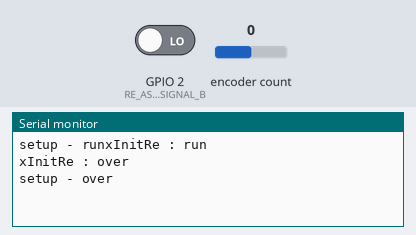
The program below on a simulated ESP32. Parts: the last lines printed to the serial monitor. Inputs (shaded band) come from the test bench; at power-on: encoder count 0, GPIO 2 (RE_ASGN_SIGNAL_B) LOW.

Above: at 1.3 s.
1.4 s: encoder count set to 1
At 2.6 s:
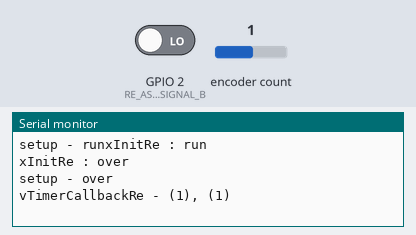
2.9 s: encoder count set to 2
At 4.0 s:
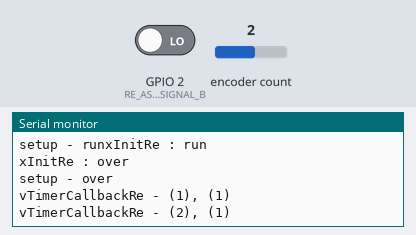

The program:

main.cpp
```cpp
#include <Arduino.h>
#include "ApiRe.h"

void setup() {
	// put your setup code here, to run once:
	Serial.begin(115200);
	delay(100);
	Serial.printf("%s - run",__func__);

	ErType_t xErType;

	xErType = xInitRe();
	if( ER_OK != xErType )
	{
		Serial.printf("%s - error - %d\n",__func__ ,xErType);
	}
	Serial.printf("%s - over\n",__func__);
}

void loop() {
	// put your main code here, to run repeatedly:
}
```

ApiRe.cpp
```cpp
/**
 * @file ApiRe.c
 * @brief ロータリーエンコーダ管理
 */

#include "ApiRe.h"
#include <RotaryEncoder.h>
// #include "CtlTaskRe.h"

/// @cond
#define _API_RE_C_
/// @endcond

/* DECLARATIONS ***************************************************************/
#define DEBUG_API_RE			(0)			//0:release, 1:debug
#define RE_CHECK_TIME			(50)		//ロータリーエンコーダチェック間隔:50msec

/* VARIABLES ******************************************************************/
static RotaryEncoder s_xRotaryEncoder(RE_ASGN_SIGNAL_A, RE_ASGN_SIGNAL_B);
static int32_t s_slBakRePosition;
static TimerHandle_t s_xTimerRe = NULL;

/* PRIVATE PROTOTYPES *********************************************************/
static void IRAM_ATTR vIsrCallbackRe();
static void vTimerCallbackRe( TimerHandle_t xTimer);

/* TABLES ***************************************************************/

/**
 * @brief ロータリーエンコーダ処理初期化関数
 */
ErType_t xInitRe(void)
{
	Serial.printf("%s : run\n",__func__);

	// 管理データの初期化
	s_slBakRePosition = 0;

	// 割り込み関連の設定
	attachInterrupt(digitalPinToInterrupt(RE_ASGN_SIGNAL_A), vIsrCallbackRe, CHANGE);
	attachInterrupt(digitalPinToInterrupt(RE_ASGN_SIGNAL_B), vIsrCallbackRe, CHANGE);

	//               [0],[1],[2],[3],[4],[5], [6], [7],
	char cName[8] = {'T','m','r','R','e',0x00,0x00,0x00};

	s_xTimerRe = xTimerCreate
					(	cName,						//text name
						RE_CHECK_TIME,				//timer period
						pdTRUE,						//auto-reload
						( void * ) 0,				//number of times
						vTimerCallbackRe				//callback
					);
	if( NULL == s_xTimerRe )
	{
		Serial.printf("%s : error - xTimerCreate\n",__func__);
		return ER_FAIL;
	}

	if( pdTRUE != xTimerReset(	s_xTimerRe, RE_CHECK_TIME) )
	{
		Serial.printf("%s : error - xTimerReset\n",__func__);
		return ER_FAIL;
	}

	Serial.printf("%s : over\n",__func__);
	return ER_OK;
}

/**
 * @brief ロータリーエンコーダのタイマーコールバック関数
 */
static void vTimerCallbackRe( TimerHandle_t xTimer)
{
	static int32_t pos;
	#if DEBUG_API_RE
	Serial.printf("%s - run\n",__func__);
	#endif

	pos = s_xRotaryEncoder.getPosition();
	if( pos != s_slBakRePosition )
	{
		Serial.printf("%s - (%d), (%d)\n",__func__ ,pos ,(pos - s_slBakRePosition));
		s_slBakRePosition = pos;
	}

	#if DEBUG_API_RE
	Serial.printf("%s - over\n",__func__);
	#endif

	return;
}

/**
 * @brief ロータリーエンコーダ割り込み処理
 */
static void IRAM_ATTR vIsrCallbackRe()
{
	s_xRotaryEncoder.tick(); // just call tick() to check the state.
}

#undef _API_RE_C_
```

ApiRe.h
```cpp
/**
 * @file ApiRe.h
 * @brief ロータリーエンコーダ管理
 */

#ifndef _API_RE_H_
#define _API_RE_H_

/* INCLUDES *******************************************************************/
#include "System.h"
#include "System_Re.h"

/******************************************************************************/
#ifdef	__cplusplus
extern "C" {
#endif

///	@cond
#ifdef _API_RE_C_
#define EXTERN
#else
#define EXTERN extern
#endif
///	@endcond

/* DECLARATIONS ***************************************************************/

/* VARIABLES ******************************************************************/

/* PROTOTYPES *****************************************************************/
EXTERN ErType_t xInitRe( void);

/******************************************************************************/
#undef EXTERN

#ifdef	__cplusplus
	}
#endif
#endif	/* _API_RE_H_ */
```

System.h
```cpp
/**
 * @file System.h
 * @brief システムヘッダ
 */

#ifndef _SYSTEM_H_
#define _SYSTEM_H_

#if CONFIG_FREERTOS_UNICORE
#define ARDUINO_RUNNING_CORE 0
#else
#define ARDUINO_RUNNING_CORE 1
#endif

#include "Arduino.h"

/* DECLARATIONS ***************************************************************/

/* DECLARATIONS - typedef *****************************************************/
typedef unsigned char	uc;
typedef unsigned short	us;
typedef unsigned long	ul;
typedef signed char		sc;
typedef signed short	ss;
typedef signed long		sl;


/* DECLARATIONS - enum ********************************************************/

/**
 * @enum ErType_t
 * @brief エラータイプ
 * @note -
 */
typedef enum
{
	ER_OK     = (0x00000000),	///< OK
	ER_FAIL   = (0x00000001),	///< FAIL
	ER_PARAM  = (0x00000002),	///< PARAM
	ER_STATUS = (0x00000004),	///< STATUS
} ErType_t;

/**
 * @enum UniId_t
 * @brief タスク,割り込み識別子
 * @note -
 */
typedef enum
{
	UID_DEBUG      = (0),	///< デバッグ用
	UID_CTL        ,		///< 管理タスク
	UID_TRG_SW     ,		///< スイッチ
	UID_RE  	   ,		///< ロータリーエンコーダ
	UID_TRG_UART   ,		///< UART
	UID_HC         ,		///< HTTP Client
	UID_DISP       ,		///< DISPLAY
	UID_DUMMY      ,		///< ダミー用
	UID_NUM        ,		///< 識別子数
} UniId_t;

/* DECLARATIONS - struct ******************************************************/

/**
 * @struct MessageHead_t
 * @brief メッセージ共通ヘッダ
 * @note
 */
typedef struct
{
	UniId_t xSrcId;
	UniId_t xDstId;
} MessageHead_t;

#endif	/* _SYSTEM_H_ */
```

System_Re.h
```cpp
/**
 * @file System_Re.h
 * @brief ロータリーエンコーダ定義ヘッダ
 * @author kotatuneco
 * @date 2019/11/25
 */

#ifndef _SYSTEM_RE_H_
#define _SYSTEM_RE_H_

#include "System.h"

/* DECLARATIONS ***************************************************************/

#define USE_RE			1
	#if USE_RE
	#define RE_ASGN_SIGNAL_A	(4)
	#define RE_ASGN_SIGNAL_B	(2)
	#endif	//USE_RE


/* DECLARATIONS - enum ********************************************************/

/**
 * @enum ReCode_t
 * @brief ロータリーエンコーダ識別子
 * @note -
 */
typedef enum
{
	RE_CODE_DUMMY  = 0x00000000,
} ReCode_t;

/* DECLARATIONS - struct ******************************************************/

/**
 * @struct ReMessage_t
 * @brief メッセージ - ロータリーエンコーダ用メッセージデータ
 * @note
 */
typedef struct
{
	ul	ulCode;
	sl	slCount;
	uc	ucReserve[24];
} ReMessage_t;

/**
 * @struct MessageCtlRe_t
 * @brief メッセージ - ロータリーエンコーダ用メッセージ
 * @note
 */
typedef struct
{
	MessageHead_t			Head_t;			///< 全体ソース指定
	ReMessage_t				Data_t;			///< 全体ソース指定
} MessageCtlRe_t;

#endif	/* _SYSTEM_RE_H_ */
```

Measured:
- after the input at 1.4 s, the serial monitor: prints a new line at once (image 1)
- after the input at 2.9 s, the serial monitor: prints a new line at once (image 2)
